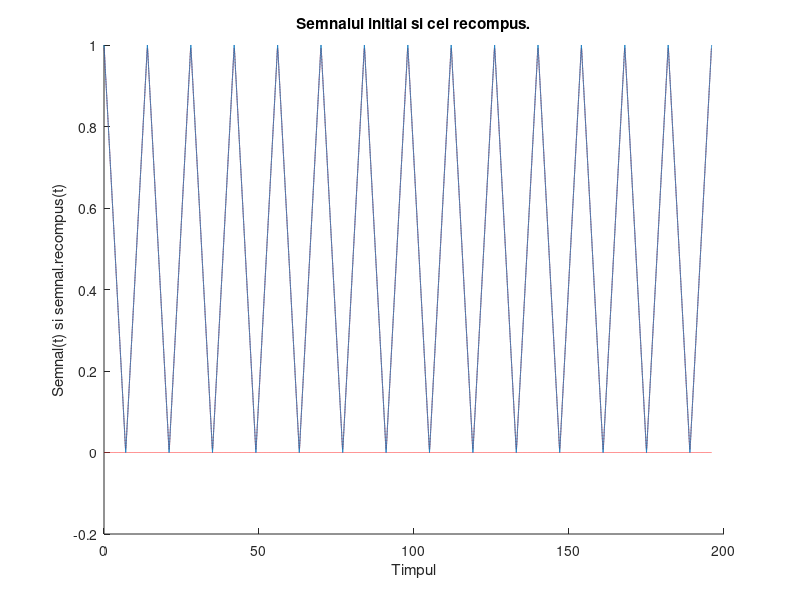
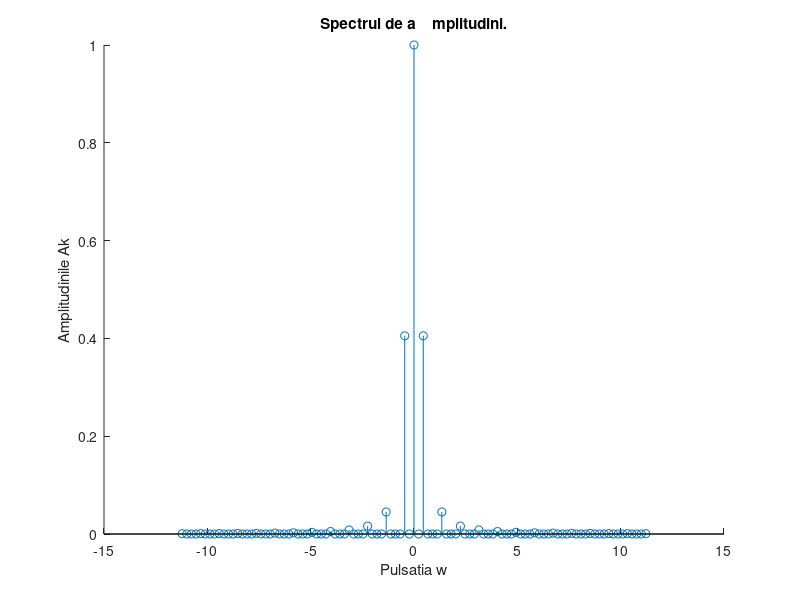

Here is the MATLAB script that generated these plots, in order:
%Popa Darius Stefan,nr 14
%D=6 => T0=2*D => T=28

T=28;
f=1/T;
w=2*pi*f;
pas=T/10000;
t = 0:pas:7*T;
N=50;
s=abs(sawtooth(w*t,0.5));
for n = -N:N
    C(n+N+1) = 1/T * integral(@(t)(abs(sawtooth(w*t,0.5))).*exp(-1j*n*w*t),0,T) ;
end
sr = 0;
for n = -N:N
    sr = sr + C(n+N+1)*exp(1j*n*w*t) ;
end
figure(1);
hold on
plot(t,real(sr),'-.r',t,imag(sr),'-.r');
plot(t,s);
xlabel("Timpul");
ylabel("Semnal(t) si semnal.recompus(t)");
title("Semnalul initial si cel recompus.")
hold off
figure(2);
hold on
stem((-N:N)*w,2*abs(C));
xlabel('Pulsatia w');
ylabel('Amplitudinile Ak');
title('Spectrul de a	mplitudini.');
hold off
